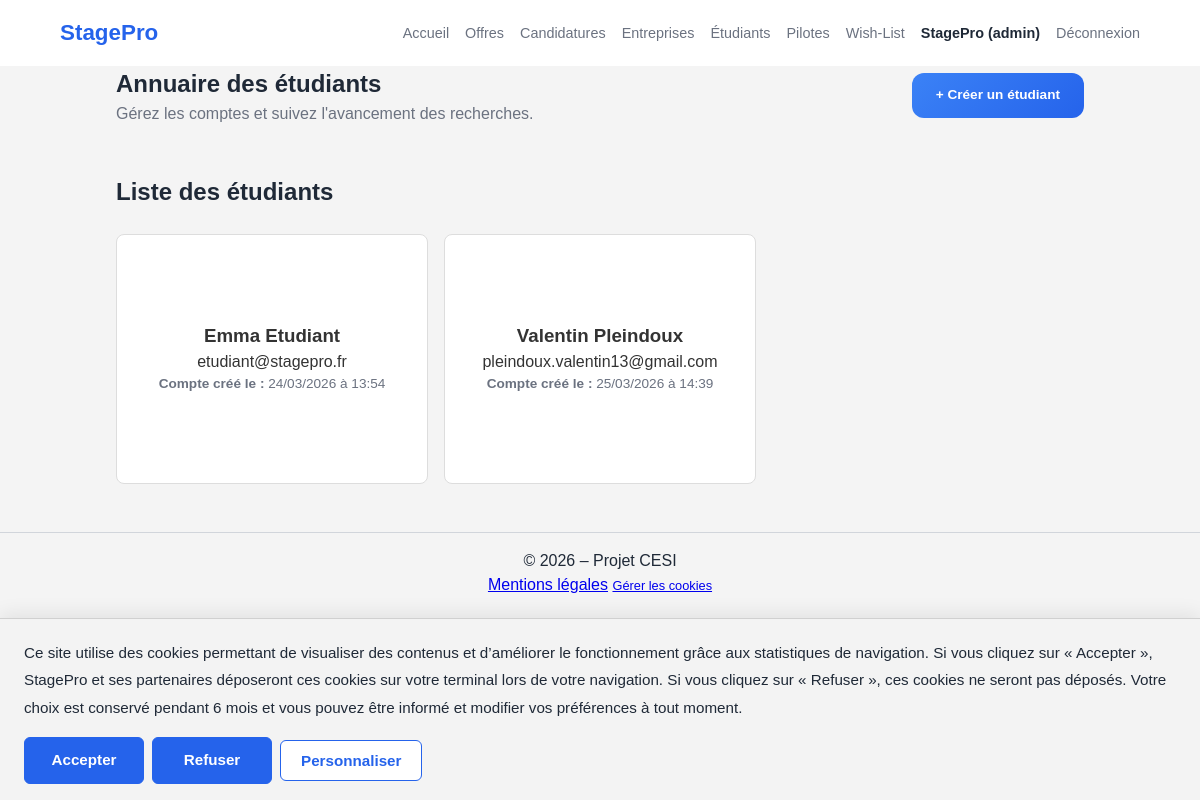
The page /index.php?page=etudiants (signed in) on the database its author committed.
### tables this page shows
CREATE TABLE `utilisateurs` (
  `id` int(11) NOT NULL,
  `nom` varchar(100) NOT NULL,
  `prenom` varchar(100) NOT NULL,
  `email` varchar(150) NOT NULL,
  `mot_de_passe` varchar(255) NOT NULL,
  `role_id` int(11) NOT NULL,
  `created_at` timestamp NOT NULL DEFAULT current_timestamp()
);

### app/Controllers/EtudiantController.php (called while the page is built, shortened)
<?php
require_once __DIR__ . '/../Models/Utilisateur.php';
class EtudiantController {
    private $model;
    public function __construct() {
        $this->model = new Utilisateur();
    }
    public function index() {
        $etudiants = $this->model->findByRole('etudiant');
        include __DIR__ . '/../Views/layout/header.php';
        include __DIR__ . '/../Views/etudiants/liste.php';
        include __DIR__ . '/../Views/layout/footer.php';
    }
}

### config/Database.php (called while the page is built)
<?php
class Database {
    private static $instance = null;
    public static function getConnection() {
        if (self::$instance === null) {
            try {
                self::$instance = new PDO(
                    "mysql:host=localhost;dbname=stagepro;charset=utf8",
                    "root",
                    ""
                );
                self::$instance->setAttribute(PDO::ATTR_ERRMODE, PDO::ERRMODE_EXCEPTION);
                self::$instance->setAttribute(PDO::ATTR_DEFAULT_FETCH_MODE, PDO::FETCH_ASSOC);
            } catch (PDOException $e) {
                die("Erreur de connexion : " . $e->getMessage());
            }
        }
        return self::$instance;
    }
}

### app/Models/Utilisateur.php (called while the page is built, shortened)
<?php
require_once __DIR__ . '/../../config/Database.php';
class Utilisateur {
    private $db;
    public function __construct() {
        $this->db = Database::getConnection();
    }
    public function findByRole($roleNom) {
        $sql = "SELECT u.*, r.nom AS role_nom
                FROM utilisateurs u
                JOIN roles r ON u.role_id = r.id
                WHERE r.nom = :role
                ORDER BY u.nom, u.prenom";
        $stmt = $this->db->prepare($sql);
        $stmt->execute(['role' => $roleNom]);
        return $stmt->fetchAll(PDO::FETCH_ASSOC);
    }
}

### app/Views/etudiants/liste.php (the view)
<section>
  <div style="display: flex; justify-content: space-between; align-items: center;">
    <div>
      <h1>Annuaire des étudiants</h1>
      <p style="color: var(--text-muted);">Gérez les comptes et suivez l'avancement des recherches.</p>
    </div>
    <?php if (isset($_SESSION['user']) && in_array($_SESSION['user']['role'], ['admin', 'pilote'])): ?>
      <a href="index.php?page=etudiant-create" class="btn-cta" style="font-size: 0.85rem;">+ Créer un étudiant</a>
    <?php endif; ?>
  </div>
</section>
<section style="margin-top: 3rem;">
  <h2>Liste des étudiants</h2>
  <div class="container-espaces" style="margin-top: 1.5rem;">
    <?php foreach ($etudiants as $etudiant): ?>
        <article class="card">
          <h3><?= htmlspecialchars($etudiant['prenom'] . ' ' . $etudiant['nom']) ?></h3>
          <p><?= htmlspecialchars($etudiant['email']) ?></p>
          <p style="font-size: 0.85rem; color: var(--text-muted);">
            <strong>Compte créé le :</strong>
            <?= !empty($etudiant['created_at']) ? date('d/m/Y à H:i', strtotime($etudiant['created_at'])) : 'Non renseignée' ?>
          </p>
          <a href="index.php?page=etudiant-detail&id=<?= (int)$etudiant['id'] ?>" class="lien-etendu"></a>
        </article>
    <?php endforeach; ?>
  </div>
</section>

### public/styles.css (style rules this page uses)
:root { --bg-body: #f4f4f4; --surface: #ffffff; --accent: #2563eb; --text-main: #1f2937; --text-muted: #6b7280; --border: #d1d5db; --header-height: 0px; }
* { box-sizing: border-box; margin: 0; padding: 0; }
body { background-color: var(--bg-body); color: var(--text-main); font-family: sans-serif; line-height: 1.5; padding-bottom: 2rem; }
section { margin-bottom: 5rem; }
.btn-cta { background: linear-gradient(135deg, #3b82f6, #2563eb); color: white; padding: 12px 24px; font-size: 1rem; font-weight: 600; border-radius: 12px; text-decoration: none; display: inline-block; transition: all 0.2s ease; }
div[aria-label*="Liste"], .container-espaces, .grid-offres { display: grid; grid-template-columns: repeat(auto-fill, minmax(280px, 1fr)); gap: 1rem; margin-top: 1rem; }
article { background: var(--surface); border: 1px solid var(--border); padding: 1rem; position: relative; min-height: 150px; background-size: cover; background-position: center; }
article a.lien-etendu { position: absolute; top: 0; left: 0; width: 100%; height: 100%; z-index: 5; }
.card { background-size: cover; background-position: center; min-height: 250px; display: flex; flex-direction: column; justify-content: center; text-align: center; border: 1px solid #ddd; border-radius: 8px; padding: 20px; text-decoration: none; color: #333; }
section:not(.hero):not(.entreprise-showcase):not(.espaces-section):not(.stats-section) { max-width: 1000px; margin: 0 auto 2.5rem auto; padding: 0 1rem; }

### rows shown on the page
utilisateurs: prenom+nom "Emma Etudiant", email "etudiant@stagepro.fr", created_at "24/03/2026 à 13:54"
utilisateurs: prenom+nom "Valentin Pleindoux", email "pleindoux.valentin13@gmail.com", created_at "25/03/2026 à 14:39"

### other values the page prints
$_SESSION['user']['prenom'] "StagePro"
$_SESSION['user']['role'] "admin"
